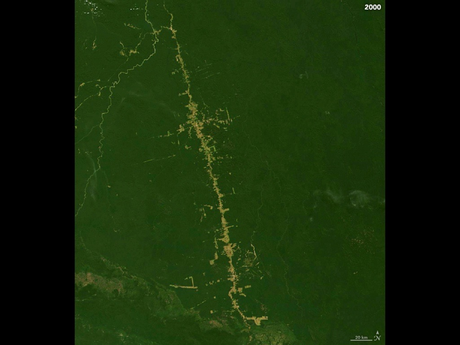
#> input picture deforestation_ama1/photo/2000.png, 460 x 345 px, shrunk from 1024 x 768 before the run, found by its file name; its folder holds 4 pictures in this run
$ python B1.py
#> lines starting #> are read from the running program, lines starting #| are printed output that depends on the picture
import os
import cv2

# Chemin du dossier contenant les images originales
dossier_images_originales = r"C:\Users\bauma\OneDrive\Bureau\esirem_dijon\traitement\projet\photo"

# Chemin du dossier où vous souhaitez enregistrer les images en niveaux de gris
dossier_images_gris = r"C:\Users\bauma\OneDrive\Bureau\esirem_dijon\traitement\projet\Niveau_de_gris"

# Parcours de tous les fichiers du dossier
for fichier in os.listdir(dossier_images_originales):
    # Vérification de l'extension de fichier (assurez-vous que seuls les fichiers image sont traités)
    if fichier.endswith(('.jpg', '.jpeg', '.png', '.bmp', '.gif')):
        # Chemin complet du fichier original
        chemin_fichier_original = os.path.join(dossier_images_originales, fichier)

        # Charger l'image en couleurs
        image_couleur = cv2.imread(chemin_fichier_original)
#> image_couleur is the input picture: shape (345, 460, 3); mean B, G, R 9.2, 41.9, 22.7

        # Convertir l'image en niveaux de gris
        image_gris = cv2.cvtColor(image_couleur, cv2.COLOR_BGR2GRAY)
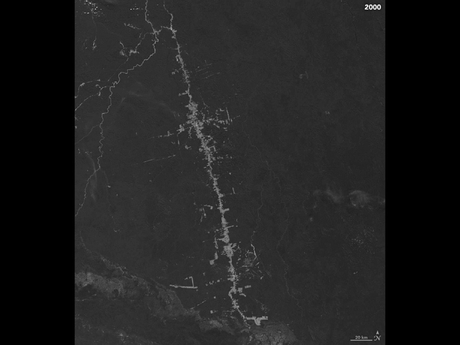
#> image_gris: shape (345, 460); min 0, max 251, mean 32.4

        # Construire le nouveau nom de fichier avec _MAJ
        nouveau_nom_fichier = os.path.splitext(fichier)[0] + '_MAJ' + os.path.splitext(fichier)[1]

        # Chemin complet du fichier de destination
        chemin_fichier_destination = os.path.join(dossier_images_gris, nouveau_nom_fichier)

        # Enregistrement de l'image en niveaux de gris
        cv2.imwrite(chemin_fichier_destination, image_gris)
#> pass 2 of the loop `for fichier in os.listdir(dossier_images_originales):`:
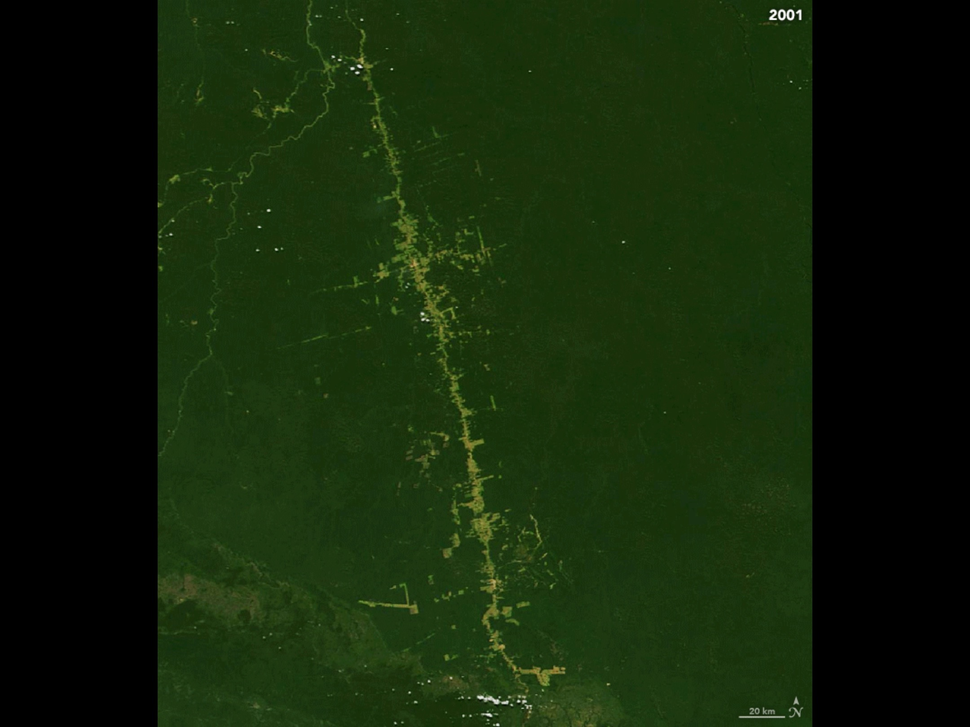
#> input picture deforestation_ama1/photo/2001.png, 970 x 727 px, shrunk from 2160 x 1620 before the run, found by its file name
#> image_couleur is the input picture: shape (727, 970, 3); mean B, G, R 9.4, 36.5, 19.4
#> `image_gris = cv2.cvtColor(image_couleur, cv2.COLOR_BGR2GRAY)`:
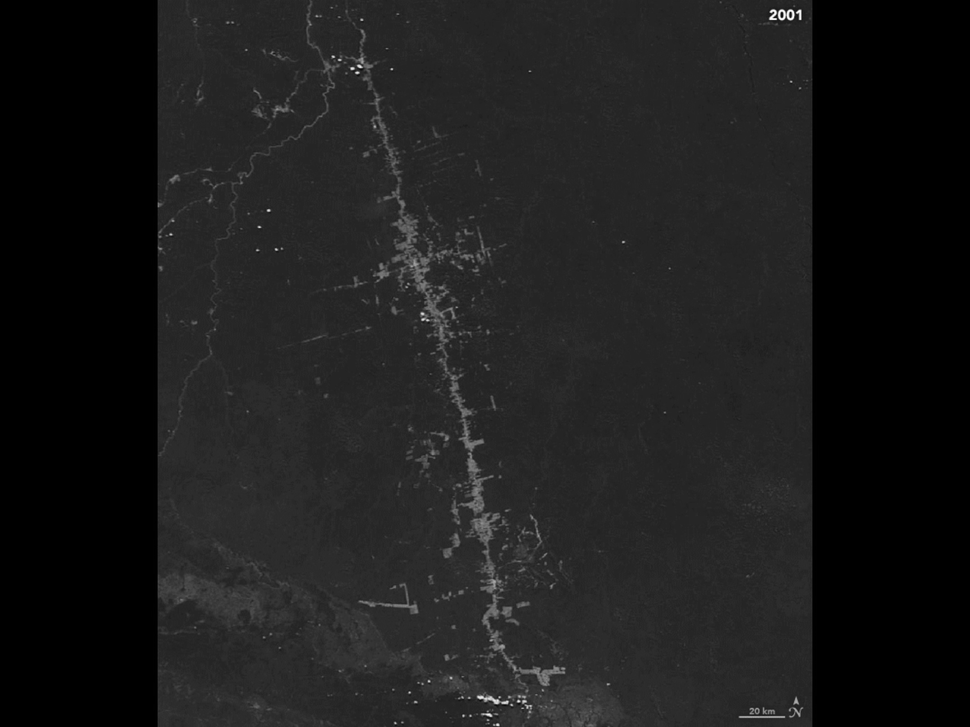
#> image_gris: shape (727, 970); min 0, max 255, mean 28.3
#> pass 3 of the loop `for fichier in os.listdir(dossier_images_originales):`:
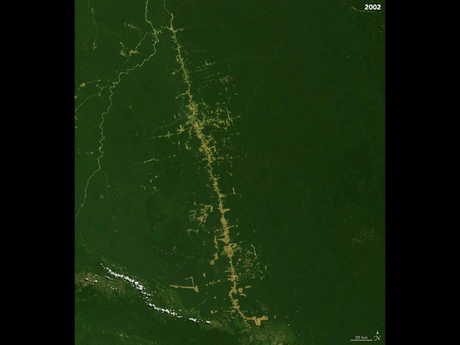
#> input picture deforestation_ama1/photo/2002.png, 460 x 345 px, shrunk from 1024 x 768 before the run, found by its file name
#> image_couleur is the input picture: shape (345, 460, 3); mean B, G, R 11.4, 37.9, 20.5
#> `image_gris = cv2.cvtColor(image_couleur, cv2.COLOR_BGR2GRAY)`:
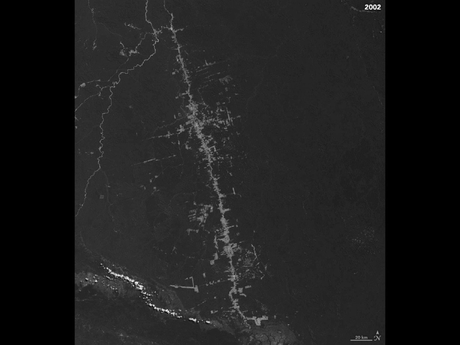
#> image_gris: shape (345, 460); min 0, max 255, mean 29.7
#> the loop made 4 passes; the first 3 are shown

print("Conversion terminée.")
